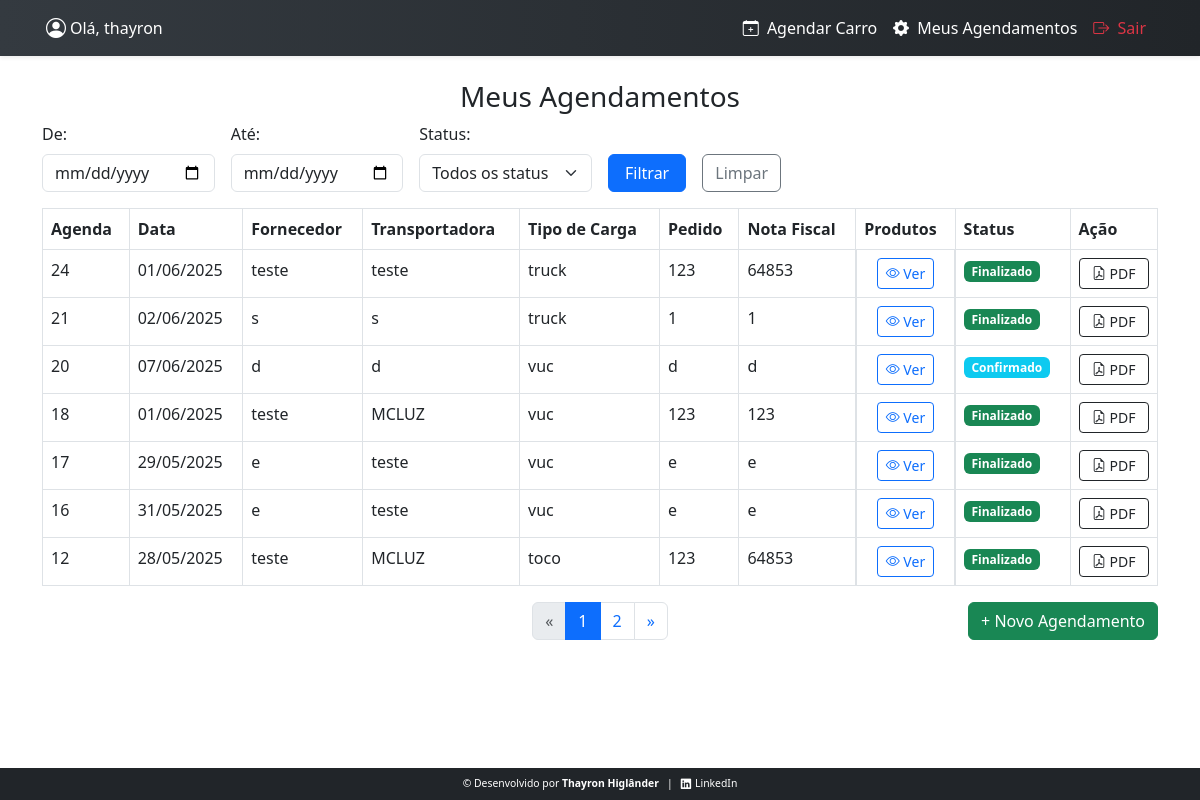
The app's page /agendamentos/ (signed in), older data.
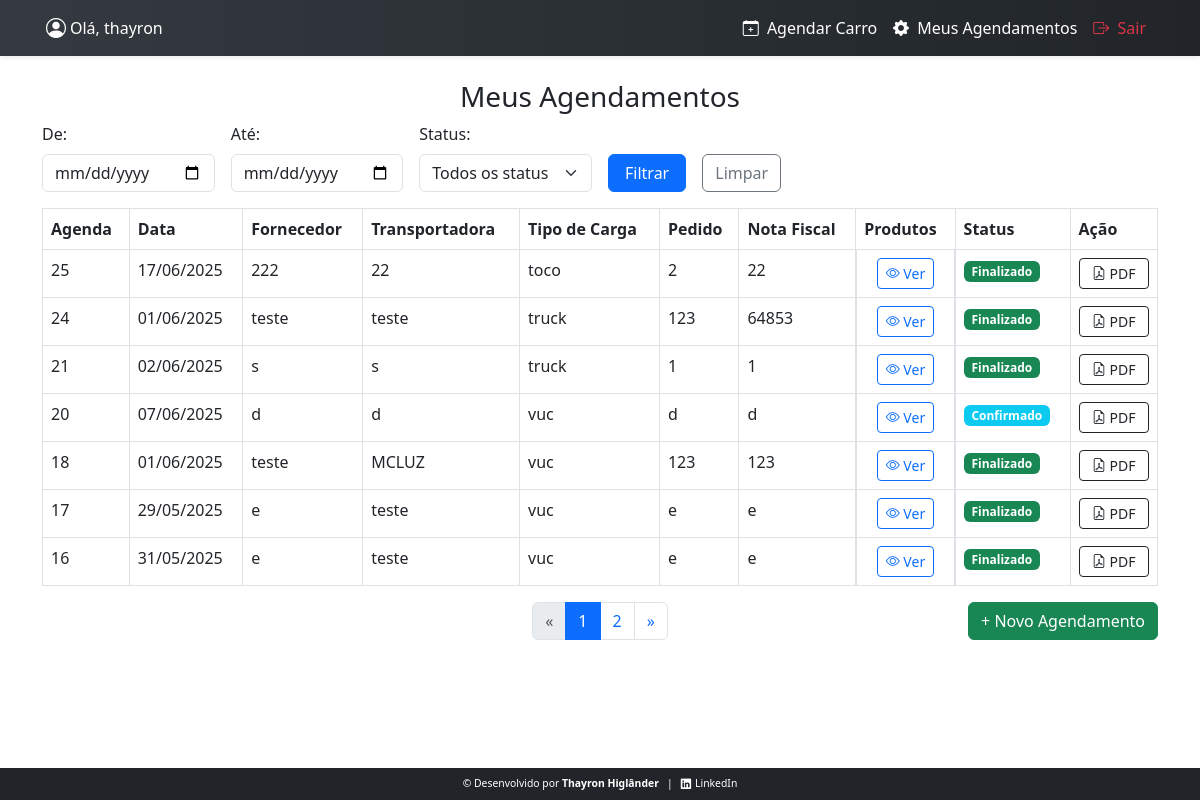
The same page, newer data.
### usuarios/models.py (models this page shows)
class CustomUser(AbstractUser):
    is_gerente = models.BooleanField(default=False)

### agendamentos/models.py (models this page shows, shortened)
class Agendamento(models.Model):
    usuario = models.ForeignKey(settings.AUTH_USER_MODEL, on_delete=models.CASCADE)
    data_hora = models.DateTimeField()
    cnpj = models.CharField(max_length=18)
    fornecedor = models.CharField(max_length=100)
    email = models.EmailField(max_length=500)
    transportadora = models.CharField(max_length=100)
    nota_fiscal = models.CharField(max_length=100)
    pedido = models.CharField(max_length=100,null=True,blank=True)
    sem_limite_doca = models.BooleanField(default=False, verbose_name="Exceção ao limite de doca")
    GALPAO_CHOICES = [
        ('galpao1', 'galpão1'),
        ('galpao2', 'galpão2'),
        ('galpao3', 'galpão3'),
        ('galpao4', 'galpão4'),
    ]
    galpao = models.CharField("Galpão", max_length=20,choices=GALPAO_CHOICES,null=True,blank=True)
    TIPO_CARRO_CHOICES = [
        ('vuc', 'VUC'),
        ('toco', 'Toco'),
        ('truck', 'Truck'),
        ('carreta', 'Carreta'),
    ]
    tipo_carro = models.CharField("Tipo", max_length=20,choices=TIPO_CARRO_CHOICES,)
    STATUS_CHOICES = [
        ('pendente', 'Pendente'),
        ('confirmado', 'Confirmado'),
        ('cancelado', 'Cancelado'),
        ('finalizado', 'Finalizado'),
        ('atrasado', 'Atrasado'),
    ]
    status = models.CharField(max_length=20, choices=STATUS_CHOICES, default='pendente')
    criado_em = models.DateTimeField(auto_now_add=True)
    def cubagem_total(self):
        return self.itens.aggregate(total=Sum('cubagem'))['total'] or 0
    def quantidade_total(self):
        return self.itens.aggregate(total=Sum('quantidade'))['total'] or 0

### agendamentos/views.py (the view)
# urls.py: path('agendamentos/', views.painel_user, name='painel_user'),
@login_required
def painel_user(request):
    data_inicial = request.GET.get('data_inicial')
    data_final = request.GET.get('data_final')
    status = request.GET.get('status')
    mercadoria = request.GET.get('mercadoria')
    agendamentos = Agendamento.objects.filter(usuario=request.user)
    data_inicial = request.GET.get('data_inicial')
    data_final = request.GET.get('data_final')
    if data_inicial:
        try:
            data_inicial_date = datetime.strptime(data_inicial, '%Y-%m-%d').date()
            agendamentos = agendamentos.filter(data_hora__date__gte=data_inicial_date)
        except ValueError:
            data_inicial = ''
    if data_final:
        try:
            data_final_date = datetime.strptime(data_final, '%Y-%m-%d').date()
            agendamentos = agendamentos.filter(data_hora__date__lte=data_final_date)
        except ValueError:
            data_final = ''
    if status:
        agendamentos = agendamentos.filter(status=status)
    if mercadoria:
        agendamentos = agendamentos.filter(itens__mercadoria__icontains=mercadoria).distinct()
    agendamentos = agendamentos.order_by('-id')
    paginator = Paginator(agendamentos, 7)
    page_number = request.GET.get('page')
    page_obj = paginator.get_page(page_number)
    context = {
        'page_obj': page_obj,
        'data_inicial': data_inicial,
        'data_final': data_final,
        'mercadoria': mercadoria,
        'status': status,
        'status_choices': Agendamento.STATUS_CHOICES,
    }
    return render(request, 'agendamento/painel_user.html', context)

### templates/agendamento/painel_user.html (shortened to what this page needs)
{% extends 'base.html' %}
{% block content %}
<h3 class="text-center">Meus Agendamentos</h3>
<form method="get" class="row g-3 mb-3">
   <div class="col-6 col-md-2">
        <label for="data_inicial" class="form-label">De:</label>
        <input type="date" id="data_inicial" name="data_inicial" class="form-control"
            value="{{ data_inicial|default:'' }}">
    </div>
    <div class="col-6 col-md-2">
        <label for="data_final" class="form-label">Até:</label>
        <input type="date" id="data_final" name="data_final" class="form-control"
            value="{{ data_final|default:'' }}">
    </div>
    <div class="col-12 col-md-2">
        <label for="status" class="form-label">Status:</label>
        <select name="status" id="status" class="form-select">
            <option value="" {% if not status %}selected{% endif %}>Todos os status</option>
        </select>
    </div>
    <div class="col-6 col-md-1 d-grid align-self-end">
        <button type="submit" class="btn btn-primary w-100">Filtrar</button>
    </div>
    <div class="col-6 col-md-1 d-grid align-self-end">
        <a href="{% url 'painel_user' %}" class="btn btn-outline-secondary w-100">Limpar</a>
    </div>
</form>
<table class="table table-bordered">
    <thead class="thead-dark">
        <tr>
            <th>Agenda</th>
            <th>Data</th>
            <th>Fornecedor</th>
            <th>Transportadora</th>
            <th>Tipo de Carga</th>
            <th>Pedido</th>
            <th>Nota Fiscal</th>
            <th>Produtos</th>
            <th>Status</th>
            <th>Ação</th>
        </tr>
    </thead>
    <tbody>
        {% for ag in page_obj %}
        <tr>
            <td data-label="Agenda">{{ ag.id }}</td>
            <td data-label="Data">{{ ag.data_hora|date:"d/m/Y" }}</td>
            <td data-label="Fornecedor">{{ ag.fornecedor }}</td>
            <td data-label="Transportadora">{{ ag.transportadora }}</td>
            <td data-label="Tipo de Carga">{{ ag.tipo_carro }}</td>
            <td data-label="Pedido">{{ ag.pedido }}</td>
            <td data-label="Nota Fiscal">{{ ag.nota_fiscal }}</td>
            <td data-label="Produtos" class="produtos-cell text-center">
                {% if ag.itens.exists %}
                <button type="button" class="btn btn-outline-primary btn-sm btn-ver-produtos" data-bs-toggle="modal" data-bs-target="#produtosModal{{ ag.id }}">
                    <i class="bi bi-eye"></i> Ver
                </button>
                {% else %}
                <span class="text-muted">Nenhum produto</span>
                {% endif %}
            </td>
            <td data-label="Status">
                {% if ag.status == 'pendente' %}
                    <span class="badge bg-warning">Pendente</span>
                {% elif ag.status == 'confirmado' %}
                    <span class="badge bg-info">Confirmado</span>
                {% elif ag.status == 'cancelado' %}
                    <span class="badge bg-danger">Cancelado</span>
                {% elif ag.status == 'finalizado' %}
                    <span class="badge bg-success">Finalizado</span>
                {% elif ag.status == 'atrasado' %}
                        <span class="badge bg-dark">Atrasado</span>
                {% endif %}
            </td>
            <td data-label="Ação">
                {% if ag.status == 'pendente' %}
                <a href="{% url 'agendamento_editar' ag.pk %}" class="btn btn-primary btn-sm w-100">Editar</a>
                {% else %}
                <a href="{% url 'baixar_agendamento_pdf' ag.id %}" class="btn btn-outline-dark btn-sm w-100" target="_blank">
                    <i class="bi bi-file-earmark-pdf"></i> PDF
                </a>
                {% endif %}
            </td>
        </tr>
        {% empty %}
        <tr>
            <td colspan="10" class="text-center">Nenhum agendamento cadastrado.</td>
        </tr>
        {% endfor %}
    </tbody>
</table>
<div class="position-relative mb-4">
    <div class="d-flex justify-content-center">
        {% include 'paginacao.html' %}
    </div>
    <a href="{% url 'agendamento_criar' %}"
       class="btn btn-success position-absolute top-0 end-0">
       + Novo Agendamento
    </a>
</div>
{% endblock %}

### templates/base.html (shortened to what this page needs)
{% load static %}
<!DOCTYPE html>
<html lang="pt-br">
<head>
    <link rel="stylesheet" href="{% static 'css/styles.css' %}" />
    <link
        rel="stylesheet"
        href="https://cdn.jsdelivr.net/npm/bootstrap@5.3.0/dist/css/bootstrap.min.css"
    />
    <link
        rel="stylesheet"
        href="https://cdn.jsdelivr.net/npm/bootstrap-icons@1.10.5/font/bootstrap-icons.css"
    />
</head>
<body>
<nav class="navbar navbar-expand-lg shadow-sm">
    <div class="container position-relative">
        {% if user.is_authenticated %}
            <div class="navbar-user-left d-none d-sm-flex align-items-center position-absolute start-0 ps-3" style="top: 50%; transform: translateY(-50%); z-index: 1000;">
                <i class="bi bi-person-circle fs-5 text-white me-1"></i>
                <span class="text-white">Olá, {{ request.user }}</span>
            </div>
        {% endif %}
        <div class="collapse navbar-collapse" id="navbarNav">
            <ul class="navbar-nav ms-auto align-items-center">
                {% if user.is_authenticated %}
                    <li class="nav-item">
                        <a class="nav-link" href="{% url 'agendamento_criar' %}">
                            <i class="bi bi-calendar-plus me-1"></i> Agendar Carro
                        </a>
                    </li>
                    {% if user.is_gerente %}
                        <li class="nav-item">
                            <a class="nav-link" href="{% url 'painel_dashboard' %}">
                                <i class="bi bi-speedometer2 me-1"></i> Dashboard
                            </a>
                        </li>
                        <li class="nav-item">
                            <a class="nav-link" href="{% url 'painel_gerente' %}">
                                <i class="bi bi-gear-fill me-1"></i> Painel do Gerente
                            </a>
                        </li>
                        <li class="nav-item">
                            <a class="nav-link" href="{% url 'listar_usuarios' %}">
                                <i class="bi bi-people-fill me-1"></i> Usuários
                            </a>
                        </li>
                    {% else %}
                    <li class="nav-item">
                        <a class="nav-link" href="{% url 'painel_user' %}">
                            <i class="bi bi-gear-fill me-1"></i> Meus Agendamentos
                        </a>
                    </li>
                    {% endif %}
                    <li class="nav-item">
                        <a class="nav-link text-danger" href="{% url 'logout' %}">
                            <i class="bi bi-box-arrow-right me-1"></i> Sair
                        </a>
                    </li>
                {% else %}
                    <li class="nav-item">
                        <a class="nav-link" href="{% url 'login' %}">
                            <i class="bi bi-box-arrow-in-right me-1"></i> Entrar
                        </a>
                    </li>
                {% endif %}
            </ul>
        </div>
    </div>
</nav>
<main class="container my-4">
    {% block content %}{% endblock %}
</main>
<footer class="fixed-bottom py-2 bg-dark text-white">
    <div class="container d-flex justify-content-center align-items-center gap-2 flex-wrap">
        <span>© Desenvolvido por <strong>Thayron Higlânder</strong></span>
        <span class="text-white">|</span>
        <a href="https://www.linkedin.com/in/thayron-higlander" target="_blank" class="text-white text-decoration-none d-flex align-items-center">
            <i class="bi bi-linkedin me-1"></i> LinkedIn
        </a>
    </div>
</footer>
</body>
</html>

### templates/paginacao.html
<nav aria-label="Page navigation example">
    {% if page_obj.has_other_pages %}
      <ul class="pagination justify-content-center">
        {% if page_obj.has_previous %}
          <li class="page-item">
            <a class="page-link" href="?page={{ page_obj.previous_page_number }}">&laquo;</a>
          </li>
        {% else %}
          <li class="page-item disabled">
            <span class="page-link">&laquo;</span>
          </li>
        {% endif %}
        {% for num in page_obj.paginator.page_range %}
          {% if page_obj.number == num %}
            <li class="page-item active">
              <span class="page-link">{{ num }}</span>
            </li>
          {% elif num >= page_obj.number|add:"-2" and num <= page_obj.number|add:"2" %}
            <li class="page-item">
              <a class="page-link" href="?page={{ num }}">{{ num }}</a>
            </li>
          {% endif %}
        {% endfor %}
        {% if page_obj.has_next %}
          <li class="page-item">
            <a class="page-link" href="?page={{ page_obj.next_page_number }}">&raquo;</a>
          </li>
        {% else %}
          <li class="page-item disabled">
            <span class="page-link">&raquo;</span>
          </li>
        {% endif %}
      </ul>
    {% endif %}
  </nav>

### staticfiles/css/styles.css (style rules this page uses)
body { padding-bottom: 90px; background-color: #f8f9fa; }
.navbar { background: linear-gradient(to right, #343a40, #212529); min-height: 56px; position: relative; padding-top: 0.3rem; padding-bottom: 0.3rem; overflow: visible; }
.navbar-brand, .nav-link, .navbar-text { font-weight: 500; color: white !important; }
.navbar .container { display: flex; align-items: center; justify-content: space-between; padding-left: 1rem; padding-right: 1rem; position: relative; }
footer { background-color: #212529; font-size: 0.65rem; color: #f8f9fa; width: 100%; position: fixed; bottom: 0; left: 0; padding: 0.3rem 0.8rem; white-space: nowrap; overflow-x: auto; }
footer a { color: #f8f9fa; text-decoration: none; }

### templates/agendamento/painel_user.html (style rules this page uses)
.produtos-cell { display: flex; justify-content: center; align-items: center; height: 100%; position: relative; }
.produtos-cell .btn-ver-produtos { position: static; transform: none; }

Row changes from the older to the newer data that the page shows:
no longer on this page (row unchanged): Agendamento: id "12", data_hora "28/05/2025", fornecedor "teste", transportadora "MCLUZ", tipo_carro "toco", pedido "123", nota_fiscal "64853", status "Finalizado"
added Agendamento: id "25", data_hora "17/06/2025", fornecedor "222", transportadora "22", tipo_carro "toco", pedido "2", nota_fiscal "22", status "Finalizado"
